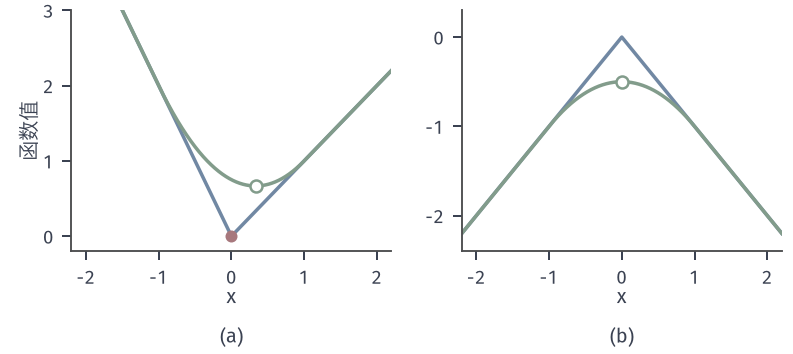

Source code (Python):
from pathlib import Path
import sys
ROOT = next(p for p in Path(__file__).resolve().parents if (p/'build.sh').is_file() and (p/'tex/book.tex').is_file())
sys.path.insert(0, str(ROOT/'figures/00-shared/mathematical-preliminaries-upper/00-shared/comprehension-figures'))
from support import figure, save, BLUE, GREEN, YELLOW, RED, PURPLE, INK, MUTED, GRID, BLUE_FILL, GREEN_FILL, YELLOW_FILL, RED_FILL, PURPLE_FILL
import numpy as np
HERE = Path(__file__).resolve().parent
STROKE = '#4C4D4F'
def panels(w,h,n,left=.07,right=.99,top=.97,bottom=.22,wspace=.25,rows=1,**k):
    fig=figure(width_mm=w,height_mm=h)[0]; fig.clf(); fig.set_layout_engine(None)
    A=[fig.add_subplot(rows,n,i+1,**k) for i in range(n*rows)]
    fig.subplots_adjust(left=left,right=right,top=top,bottom=bottom,wspace=wspace)
    return fig,A
def tag(fig,ax,s,y):
    p=ax.get_position(); fig.text((p.x0+p.x1)/2,y,s,ha='center',va='bottom')
H2=np.array([1.,9.]); X0=np.array([9.,1.])
def f2(x): return .5*(H2*np.asarray(x,float)**2).sum(-1)
def g2(x): return H2*np.asarray(x,float)
def sphere(rng,k,n=2):
    u=rng.standard_normal((k,n)); return u/np.linalg.norm(u,axis=1,keepdims=True)
# 平滑对解的影响：(a) f=max(x,-2x) 与 delta=1 的区间平滑；(b) f=-|x| 与 delta=1 的区间平滑。
fig,A=panels(112,50,2,left=.09,right=.985,bottom=.29,wspace=.22)
x=np.linspace(-2.2,2.2,1601); d=1.
v=(np.linspace(-1,1,2001)[:,None]); 
f=lambda y:np.maximum(y,-2*y)
A[0].plot(x,f(x),color=BLUE,lw=1.4); Fd=f(x[:,None]+d*v.T).mean(1); A[0].plot(x,Fd,color=GREEN,lw=1.4)
A[0].plot([0],[0],'o',color=RED,ms=4.8,mew=0,zorder=6); k=Fd.argmin(); A[0].plot([x[k]],[Fd[k]],'o',mfc='white',mec=GREEN,ms=4.8,mew=1,zorder=6)
A[0].set_xlim(-2.2,2.2); A[0].set_ylim(-.2,3.0); A[0].set_xticks([-2,-1,0,1,2]); A[0].set_yticks([0,1,2,3]); A[0].set_xlabel('$x$',labelpad=0); A[0].set_ylabel('函数值',labelpad=1)
g=lambda y:-np.abs(y); Gd=g(x[:,None]+d*v.T).mean(1)
A[1].plot(x,g(x),color=BLUE,lw=1.4); A[1].plot(x,Gd,color=GREEN,lw=1.4); A[1].plot([0],[-.5],'o',mfc='white',mec=GREEN,ms=4.8,mew=1,zorder=6)
A[1].set_xlim(-2.2,2.2); A[1].set_ylim(-2.4,.3); A[1].set_xticks([-2,-1,0,1,2]); A[1].set_yticks([-2,-1,0]); A[1].set_xlabel('$x$',labelpad=0)
tag(fig,A[0],'(a)',.02); tag(fig,A[1],'(b)',.02)
save(fig,HERE,'figure',{'delta':d,'argmin_smoothed':float(x[k])})
print(x[k],Fd[k])
